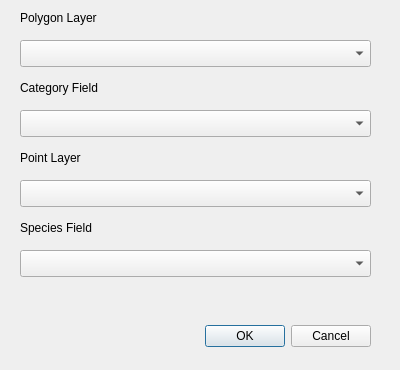
<?xml version="1.0" encoding="UTF-8"?>
<ui version="4.0">
 <class>DiversityCalcDialogBase</class>
 <widget class="QDialog" name="DiversityCalcDialogBase">
  <property name="geometry">
   <rect>
    <x>0</x>
    <y>0</y>
    <width>400</width>
    <height>370</height>
   </rect>
  </property>
  <property name="windowTitle">
   <string>Diversity Calculator</string>
  </property>
  <widget class="QDialogButtonBox" name="button_box">
   <property name="geometry">
    <rect>
     <x>30</x>
     <y>320</y>
     <width>341</width>
     <height>32</height>
    </rect>
   </property>
   <property name="orientation">
    <enum>Qt::Horizontal</enum>
   </property>
   <property name="standardButtons">
    <set>QDialogButtonBox::Cancel|QDialogButtonBox::Ok</set>
   </property>
  </widget>
  <widget class="QLabel" name="label">
   <property name="geometry">
    <rect>
     <x>20</x>
     <y>10</y>
     <width>101</width>
     <height>16</height>
    </rect>
   </property>
   <property name="text">
    <string>Polygon Layer</string>
   </property>
  </widget>
  <widget class="QgsMapLayerComboBox" name="mlcbPoly">
   <property name="geometry">
    <rect>
     <x>20</x>
     <y>40</y>
     <width>351</width>
     <height>27</height>
    </rect>
   </property>
  </widget>
  <widget class="QLabel" name="label_2">
   <property name="geometry">
    <rect>
     <x>20</x>
     <y>80</y>
     <width>131</width>
     <height>16</height>
    </rect>
   </property>
   <property name="text">
    <string>Category Field</string>
   </property>
  </widget>
  <widget class="QgsFieldComboBox" name="fcbCategory">
   <property name="geometry">
    <rect>
     <x>20</x>
     <y>110</y>
     <width>351</width>
     <height>27</height>
    </rect>
   </property>
  </widget>
  <widget class="QgsMapLayerComboBox" name="mlcbPoint">
   <property name="geometry">
    <rect>
     <x>20</x>
     <y>180</y>
     <width>351</width>
     <height>27</height>
    </rect>
   </property>
  </widget>
  <widget class="QLabel" name="label_3">
   <property name="geometry">
    <rect>
     <x>20</x>
     <y>150</y>
     <width>101</width>
     <height>16</height>
    </rect>
   </property>
   <property name="text">
    <string>Point Layer</string>
   </property>
  </widget>
  <widget class="QLabel" name="label_4">
   <property name="geometry">
    <rect>
     <x>20</x>
     <y>220</y>
     <width>131</width>
     <height>16</height>
    </rect>
   </property>
   <property name="text">
    <string>Species Field</string>
   </property>
  </widget>
  <widget class="QgsFieldComboBox" name="fcbSpecies">
   <property name="geometry">
    <rect>
     <x>20</x>
     <y>250</y>
     <width>351</width>
     <height>27</height>
    </rect>
   </property>
  </widget>
 </widget>
 <customwidgets>
  <customwidget>
   <class>QgsFieldComboBox</class>
   <extends>QComboBox</extends>
   <header>qgsfieldcombobox.h</header>
  </customwidget>
  <customwidget>
   <class>QgsMapLayerComboBox</class>
   <extends>QComboBox</extends>
   <header>qgsmaplayercombobox.h</header>
  </customwidget>
 </customwidgets>
 <resources/>
 <connections>
  <connection>
   <sender>button_box</sender>
   <signal>accepted()</signal>
   <receiver>DiversityCalcDialogBase</receiver>
   <slot>accept()</slot>
   <hints>
    <hint type="sourcelabel">
     <x>20</x>
     <y>20</y>
    </hint>
    <hint type="destinationlabel">
     <x>20</x>
     <y>20</y>
    </hint>
   </hints>
  </connection>
  <connection>
   <sender>button_box</sender>
   <signal>rejected()</signal>
   <receiver>DiversityCalcDialogBase</receiver>
   <slot>reject()</slot>
   <hints>
    <hint type="sourcelabel">
     <x>20</x>
     <y>20</y>
    </hint>
    <hint type="destinationlabel">
     <x>20</x>
     <y>20</y>
    </hint>
   </hints>
  </connection>
  <connection>
   <sender>mlcbPoly</sender>
   <signal>layerChanged(QgsMapLayer*)</signal>
   <receiver>fcbCategory</receiver>
   <slot>setLayer(QgsMapLayer*)</slot>
   <hints>
    <hint type="sourcelabel">
     <x>195</x>
     <y>53</y>
    </hint>
    <hint type="destinationlabel">
     <x>195</x>
     <y>123</y>
    </hint>
   </hints>
  </connection>
  <connection>
   <sender>mlcbPoint</sender>
   <signal>layerChanged(QgsMapLayer*)</signal>
   <receiver>fcbSpecies</receiver>
   <slot>setLayer(QgsMapLayer*)</slot>
   <hints>
    <hint type="sourcelabel">
     <x>195</x>
     <y>193</y>
    </hint>
    <hint type="destinationlabel">
     <x>195</x>
     <y>263</y>
    </hint>
   </hints>
  </connection>
 </connections>
</ui>
